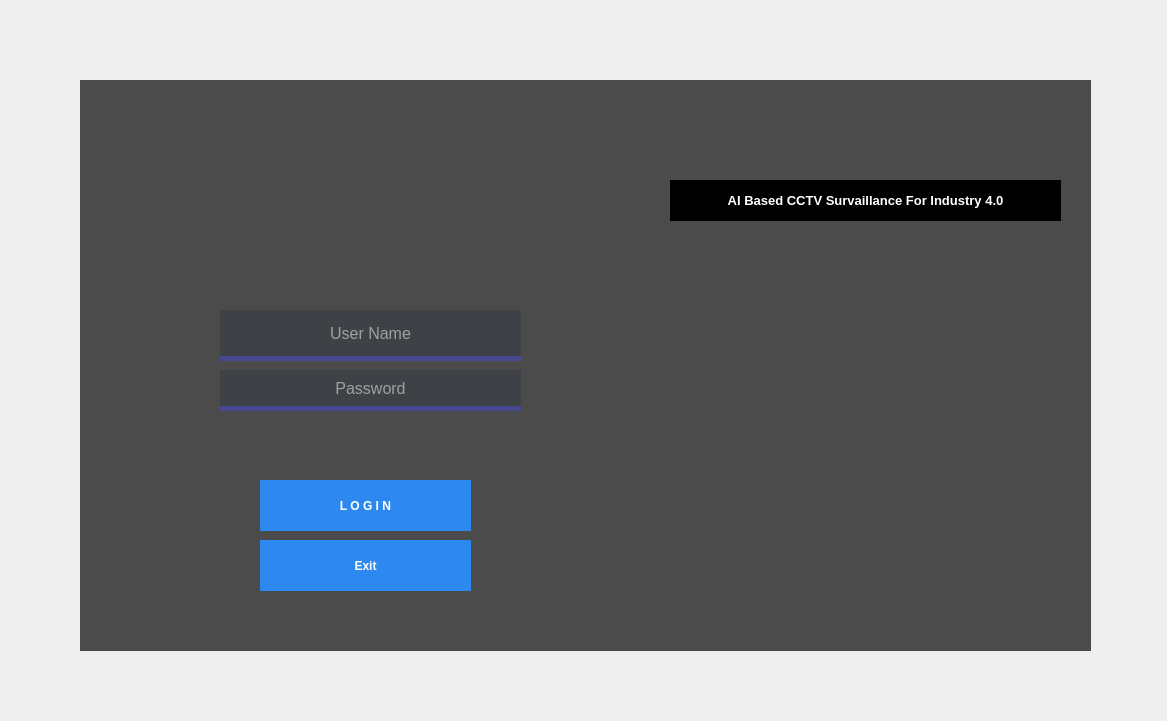
<?xml version="1.0" encoding="UTF-8"?>
<ui version="4.0">
 <class>MainWindow</class>
 <widget class="QMainWindow" name="MainWindow">
  <property name="geometry">
   <rect>
    <x>0</x>
    <y>0</y>
    <width>1167</width>
    <height>721</height>
   </rect>
  </property>
  <property name="windowTitle">
   <string>MainWindow</string>
  </property>
  <widget class="QWidget" name="centralwidget">
   <widget class="QWidget" name="widget" native="true">
    <property name="geometry">
     <rect>
      <x>0</x>
      <y>10</y>
      <width>1131</width>
      <height>801</height>
     </rect>
    </property>
    <widget class="QLabel" name="label_2">
     <property name="geometry">
      <rect>
       <x>80</x>
       <y>70</y>
       <width>1011</width>
       <height>571</height>
      </rect>
     </property>
     <property name="styleSheet">
      <string notr="true">background-color: rgb(75, 75, 75);
border-top-right-radius:0px;
border-bottom-right-radius:0px;</string>
     </property>
     <property name="text">
      <string/>
     </property>
     <property name="pixmap">
      <pixmap resource="../graphics/resource.qrc">:/icon/icon/spash.JPG</pixmap>
     </property>
     <property name="scaledContents">
      <bool>true</bool>
     </property>
    </widget>
    <widget class="QLineEdit" name="lineEdit">
     <property name="geometry">
      <rect>
       <x>220</x>
       <y>300</y>
       <width>301</width>
       <height>51</height>
      </rect>
     </property>
     <property name="font">
      <font>
       <pointsize>12</pointsize>
      </font>
     </property>
     <property name="styleSheet">
      <string notr="true">background-color:rgba(22,34,55,66);
border:5px solid rgba(0,0,0,0);
border-bottom-color: rgba(85, 85, 255,100);
color:rgb(255,255,255);
padding-bottom: 5px;

</string>
     </property>
     <property name="alignment">
      <set>Qt::AlignCenter</set>
     </property>
     <property name="placeholderText">
      <string>User Name</string>
     </property>
    </widget>
    <widget class="QLineEdit" name="lineEdit_2">
     <property name="geometry">
      <rect>
       <x>220</x>
       <y>360</y>
       <width>301</width>
       <height>41</height>
      </rect>
     </property>
     <property name="font">
      <font>
       <pointsize>12</pointsize>
      </font>
     </property>
     <property name="styleSheet">
      <string notr="true">background-color:rgba(22,34,55,66);
border:5px solid rgba(0,0,0,0);
border-bottom-color: rgba(85, 85, 255,100);
color:rgb(255,255,255);
padding-bottom: 5px;
</string>
     </property>
     <property name="echoMode">
      <enum>QLineEdit::Password</enum>
     </property>
     <property name="alignment">
      <set>Qt::AlignCenter</set>
     </property>
     <property name="placeholderText">
      <string>Password</string>
     </property>
    </widget>
    <widget class="QPushButton" name="pushButton">
     <property name="geometry">
      <rect>
       <x>260</x>
       <y>470</y>
       <width>211</width>
       <height>51</height>
      </rect>
     </property>
     <property name="styleSheet">
      <string notr="true">QPushButton{
background:#2d89ef;
border-radius:0px;
color:white;
font-weight:bold;
}

QPushButton:hover{
border:1px solid rgba(45, 137, 239,200);
border-radius:0px;
color:white;
font-weight:bold;
}
</string>
     </property>
     <property name="text">
      <string>L O G I N</string>
     </property>
    </widget>
    <widget class="QPushButton" name="pushButton_2">
     <property name="geometry">
      <rect>
       <x>260</x>
       <y>530</y>
       <width>211</width>
       <height>51</height>
      </rect>
     </property>
     <property name="styleSheet">
      <string notr="true">QPushButton{
background:#2d89ef;
border-radius:0px;
color:white;
font-weight:bold;
}

QPushButton:hover{
border:1px solid rgba(45, 137, 239,200);
border-radius:0px;
color:white;
font-weight:bold;
}
</string>
     </property>
     <property name="text">
      <string>Exit</string>
     </property>
    </widget>
    <widget class="QLabel" name="gif">
     <property name="geometry">
      <rect>
       <x>690</x>
       <y>320</y>
       <width>381</width>
       <height>281</height>
      </rect>
     </property>
     <property name="text">
      <string/>
     </property>
     <property name="scaledContents">
      <bool>true</bool>
     </property>
    </widget>
    <widget class="QLabel" name="label">
     <property name="geometry">
      <rect>
       <x>740</x>
       <y>220</y>
       <width>251</width>
       <height>61</height>
      </rect>
     </property>
     <property name="text">
      <string/>
     </property>
     <property name="pixmap">
      <pixmap resource="../graphics/resource.qrc">:/icon/icon/Untitled-1.png</pixmap>
     </property>
     <property name="scaledContents">
      <bool>true</bool>
     </property>
    </widget>
    <widget class="QLabel" name="label_3">
     <property name="geometry">
      <rect>
       <x>670</x>
       <y>170</y>
       <width>391</width>
       <height>41</height>
      </rect>
     </property>
     <property name="font">
      <font>
       <pointsize>10</pointsize>
       <weight>75</weight>
       <bold>true</bold>
      </font>
     </property>
     <property name="styleSheet">
      <string notr="true">background-color:black;
color:white;</string>
     </property>
     <property name="text">
      <string>AI Based CCTV Survaillance For Industry 4.0</string>
     </property>
     <property name="alignment">
      <set>Qt::AlignCenter</set>
     </property>
    </widget>
   </widget>
  </widget>
 </widget>
 <resources>
  <include location="../graphics/resource.qrc"/>
 </resources>
 <connections/>
</ui>
